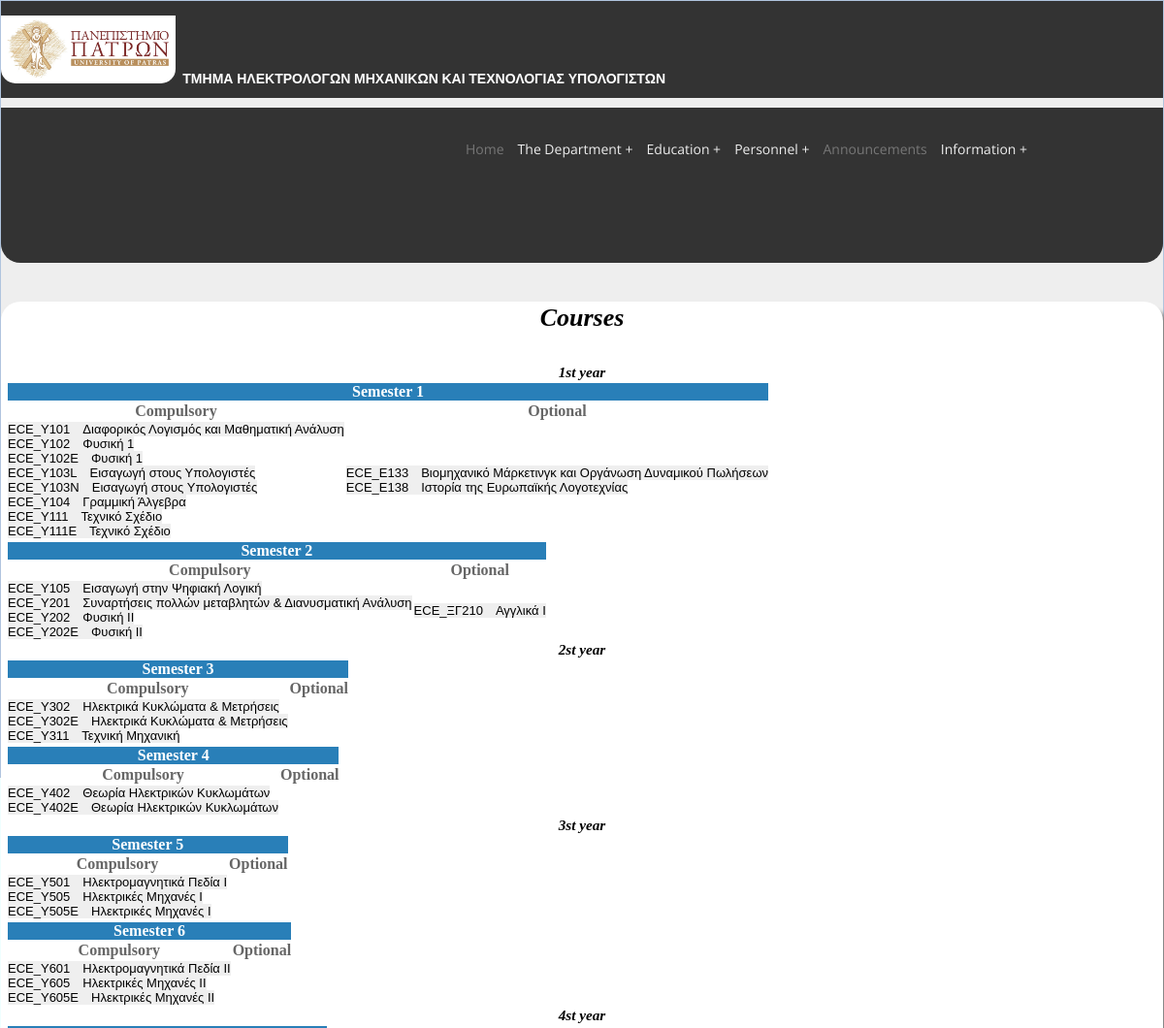
/courses.php (upper part), run on an earlier commit of the app's database.
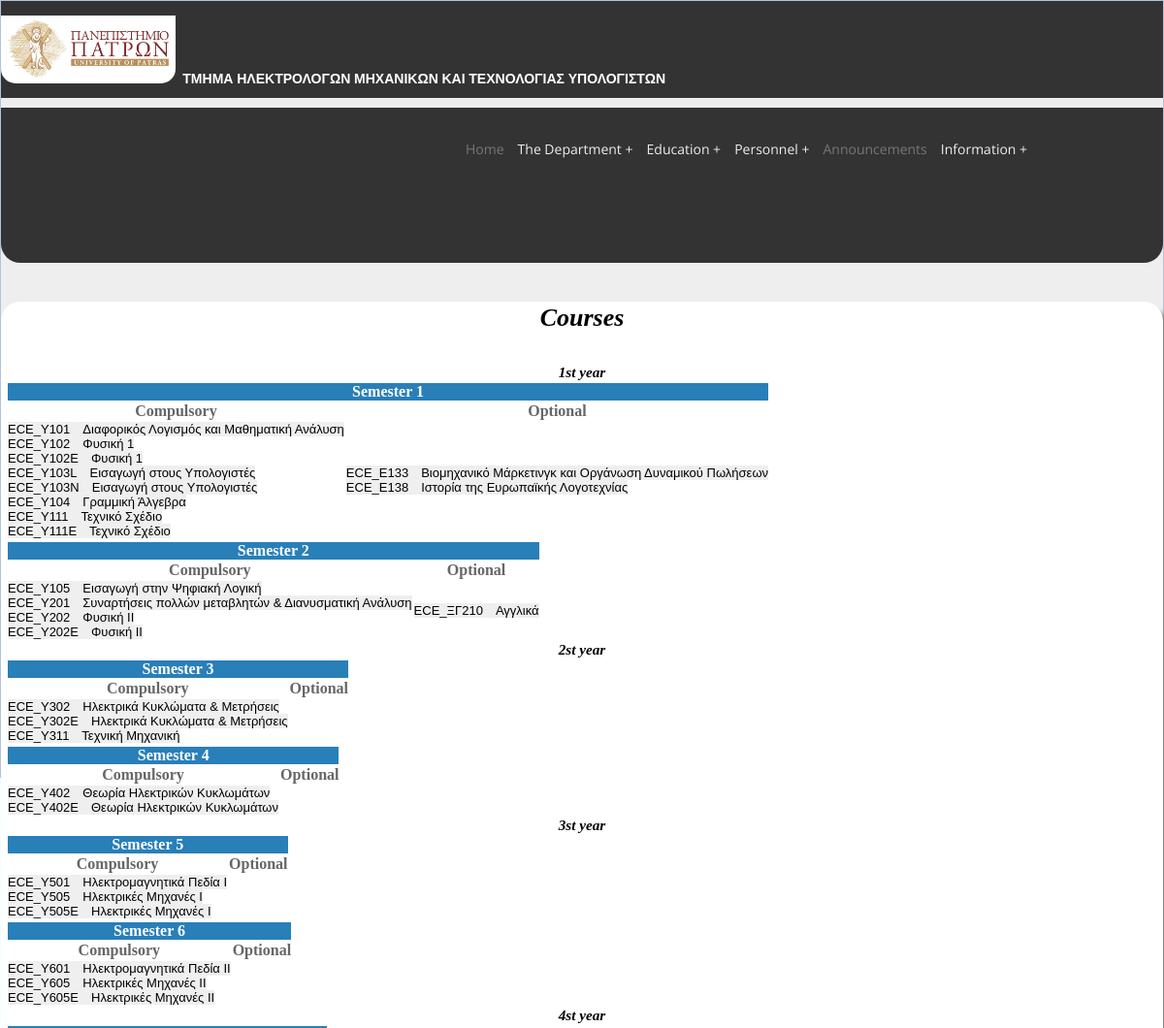
And on a later commit of the database.
### tables this page shows
CREATE TABLE `Lessons` (
	`LessonID` varchar(10) NOT NULL  ,
	`Title` varchar(100) NOT NULL,
	`Description` varchar(1000) NOT NULL,
	`Type` varchar(100) NOT NULL,
	`Semester` int NOT NULL,
	`LevelOfStudies` varchar(100) NOT NULL,
	`OfficialWebsite` varchar(100),
	`EclassLink` varchar(100),
	`EudoxusLink` varchar(100),
	`EctsΔ` int NOT NULL,
	`EctsΑ` int NOT NULL,
	`EctsΕ` int NOT NULL,
	`Sector` varchar(100) NOT NULL,
	`SystemOfExamination` varchar(200) NOT NULL,
	`TeachingHoursAndPlace` varchar(100),
	`StatisticsOfEvaluations` varchar(200) NOT NULL,
	`Curriculum` varchar(300) NOT NULL,
	PRIMARY KEY (`LessonID`)
);

### courses.php (the view, shortened to what this page needs)
<?php
$alert="";
$conn = new mysqli('localhost', 'root', '', 'mydepartment');
$list=" ";
$semester=1;
for($i=1;$i<4;$i++){
  $list.="<h3>".$i."st year</h3>";
  for($j=1;$j<3;$j++){
    $list.="
      <table class=\"table table-bordered table-hover\">
      <thead>
        <tr style=\"background-color:rgb(41,127,184);\";>
          <th colspan=2 style=\"text-align: center;\"><font color=\"#fff\">Semester ".$semester."</font></th>
          </tr>
          <tr>
          <th colspan=1>Compulsory</th>
          <th colspan=1>Optional</th>
          </tr>
          </thead>
          <tbody><tr><td>";
    $sql="SELECT LessonID,Title FROM lessons WHERE NOT Sector=\"Optional\"  AND Semester=".$semester;
    $result = $conn->query($sql);
    while($lesson = $result->fetch_assoc()){
      $list.="<button type=\"submit\" name=\"lesson_choose\" value=".$lesson['LessonID']."><font size=\"2px\">".$lesson['LessonID']."&emsp;".$lesson['Title']."</font></button><br>";
    }
    $list.="</td><td>";
    $sql="SELECT LessonID,Title FROM lessons WHERE Sector=\"Optional\"  AND Semester=".$semester;
    $result = $conn->query($sql);
    while($lesson = $result->fetch_assoc()){
      $list.="<button type=\"submit\" name=\"lesson_choose\" value=".$lesson['LessonID']."><font size=\"2px\">".$lesson['LessonID']."&emsp;".$lesson['Title']."</font></button><br>";
    }
    $list.="</td></tr>";
    $list.="</tbody></table>";
    $semester=$semester+1;
  }
}
$semester=7;
$sectors = array("Telecommunications & Information Technology", "Electric Power Systems", "Electronics & Computers","Systems & Automatic Control");
for($i=4;$i<6;$i++){
  $list.="<h3>".$i."st year</h3>";
  for($j=0;$j<4;$j++){
    $list.="
      <table class=\"table table-bordered table-hover\">
      <thead>
        <tr style=\"background-color:rgb(41,127,184);\";>
          <th colspan=2 style=\"text-align: center;\"><font color=\"#fff\">".$sectors[$j]."</font></th>
          </tr>
          <tr>
          <th colspan=1>Semester ".$semester."</th>
          <th colspan=1>Semester ".($semester+1)."</th>
          </tr>
          </thead>
          <tbody><tr><td>";
    $sql="SELECT LessonID,Title FROM lessons WHERE Sector=\"".$sectors[$j]."\"  AND Semester=".$semester;
    $result = $conn->query($sql);
    while($lesson = $result->fetch_assoc()){
      $list.="<button type=\"submit\" name=\"lesson_choose\" value=".$lesson['LessonID']."><font size=\"2px\">".$lesson['LessonID']."&emsp;".$lesson['Title']."</font></button><br>";
    }
    $list.="</td><td>";
    $semester=$semester+1;
    $sql="SELECT LessonID,Title FROM lessons WHERE Sector=\"".$sectors[$j]."\" AND Semester=".$semester;
    $result = $conn->query($sql);
    while($lesson = $result->fetch_assoc()){
      $list.="<button type=\"submit\" name=\"lesson_choose\" value=".$lesson['LessonID']."><font size=\"2px\">".$lesson['LessonID']."&emsp;".$lesson['Title']."</font></button><br>";
    }
    $list.="</td></tr>";
    $list.="</tbody></table>";
    $semester=$semester-1;
  }
  $semester=9;
}
$content="<div class=\"col-md-9\"><div id=\"content\">
  <form action=\"lesson_show.php\" method=\"POST\">
  <h1>Courses</h1>
  <br>".$alert."<br>
  ".$list."</form>
  <br>
      <h3>If you want to add a new lesson press here:</h3>
      <form action=\"add_new_lesson.php\" method=\"POST\">
        <button type=\"submit\" name=\"lesson_add\" class=\"add_new_button\">ADD NEW LESSON</button>
      </form>
  <br>
  </div></div>
  <div class=\"col-md-3\"><div id=\"side_bar\"></div></div>";
  include 'WebPageTemplate.php';
?>

### WebPageTemplate.php (shortened to what this page needs)
<html xmlns="http://www.w3.org/1999/xhtml" class="csstransforms no-csstransforms3d csstransitions">
  <head>
    <link rel="stylesheet" type="text/css" href="CSS/stylesheets.css">
    <link rel="stylesheet" type="text/css" href="CSS/menu.css">
    <link rel="stylesheet" type="text/css" href="CSS/login.css">
    <link rel="stylesheet" href="https://maxcdn.bootstrapcdn.com/bootstrap/3.3.7/css/bootstrap.min.css"integrity="sha384-BVYiiSIFeK1dGmJRAkycuHAHRg32OmUcww7on3RYdg4Va+PmSTsz/K68vbdEjh4u"crossorigin="anonymous">
    </head>
  <body background="background.jpg">
    <div class="container" >
      <div class="row">
          <div class="col-md-12"><div id="header"></div></div>
      </div>
      <div class="row">
       <?php echo $content; ?>
      </div>
    </div>
    </body>
</html>

### CSS/stylesheets.css (style rules this page uses)
* { border:0; margin:0; padding:0; }
html, input, textarea { background:#F0FFFF; border:solid 1px #B0C4DE; }
tr { border:0; margin:0; padding:0; }
#content { color: #000; text-decoration: none; font-style: italic; font-size: 13px; text-align: center; padding: 2px 5px; background: #fff; margin: 40px auto; top: -10px; font-family: "Droid serif", serif; border-radius: 20px; box-shadow: 10px 10px 5px #888888; }

### CSS/menu.css (style rules this page uses)
body { background-color: #eee; background-image: url(../Images/background.jpg); background-repeat: no-repeat; background-attachment: fixed; background-position: center; color: #666; font-family: 'Open Sans', sans-serif; font-size: 12px; margin:0px; padding:0px; }

What changed in the data, as far as the page shows it:
changed lessons "ECE_ΞΓ210": Title "Αγγλικά Ι" → "Αγγλικά"
